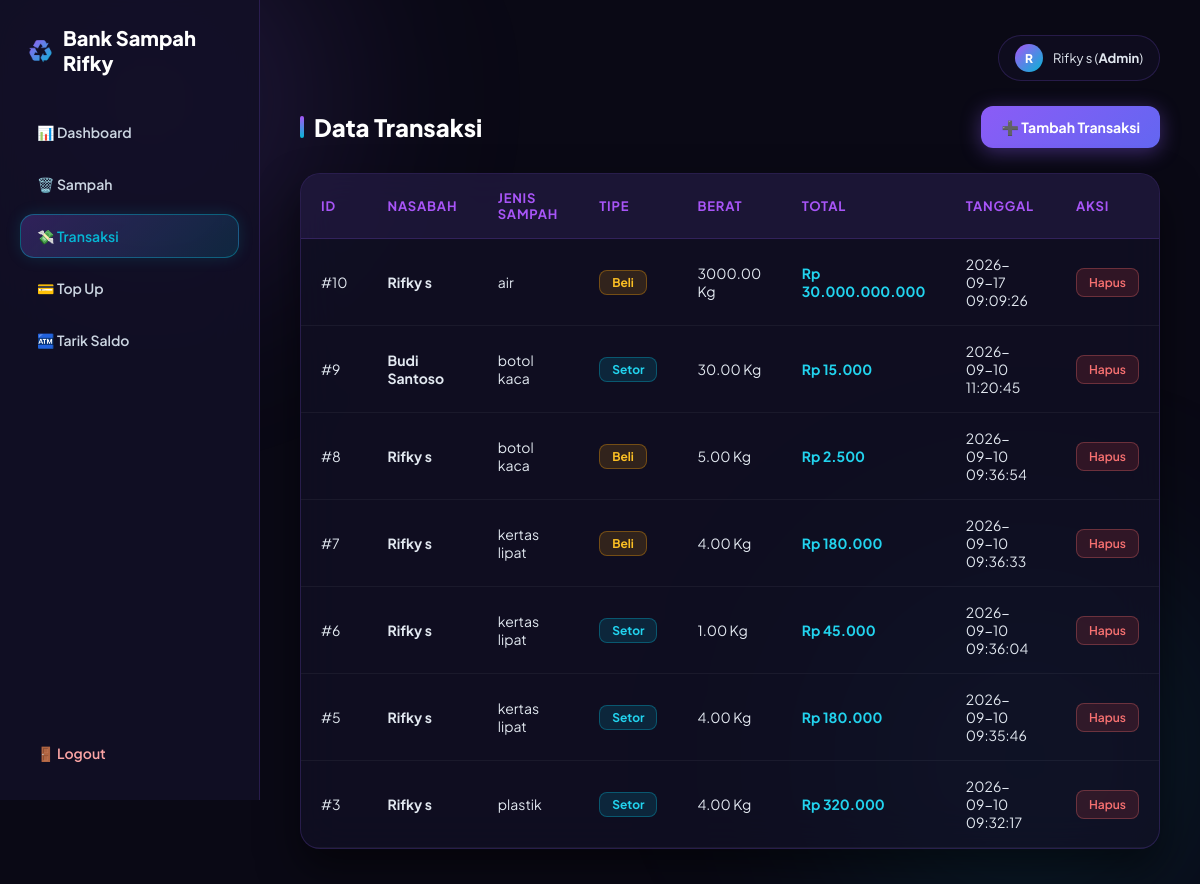
/transaksi/index.php (signed in), run on the app's committed database.
### tables this page shows
CREATE TABLE `transaksi` (
  `id_transaksi` int(11) NOT NULL,
  `id_user` int(11) NOT NULL,
  `id_sampah` int(11) NOT NULL,
  `tipe` enum('setor','tarik') NOT NULL DEFAULT 'setor',
  `berat_kg` decimal(10,2) NOT NULL,
  `total_rp` decimal(15,2) NOT NULL,
  `tanggal` datetime NOT NULL DEFAULT current_timestamp()
);

CREATE TABLE `users` (
  `id_user` int(11) NOT NULL,
  `nama` varchar(100) NOT NULL,
  `username` varchar(50) NOT NULL,
  `password` varchar(255) NOT NULL,
  `saldo` decimal(15,2) NOT NULL DEFAULT 0.00,
  `role` enum('admin','nasabah','siswa','guru','pengepul') NOT NULL DEFAULT 'siswa'
);

CREATE TABLE `sampah` (
  `Id_sampah` int(11) NOT NULL,
  `Jenis_sampah` varchar(100) NOT NULL,
  `Harga_per_kg` decimal(15,2) NOT NULL,
  `stok_kg` decimal(10,2) NOT NULL DEFAULT 0.00
);

### auth.php (called while the page is built, shortened)
<?php
function current_role(): string { return $_SESSION["role"] ?? ""; }
function is_admin(): bool { return current_role() === "admin"; }
function can(string $permission): bool {
    return in_array($permission, PERMISSIONS[current_role()] ?? [], true);
}
function e($s): string { return htmlspecialchars((string) $s, ENT_QUOTES, "UTF-8"); }
function rupiah($n): string { return "Rp " . number_format((float) $n, 0, ",", "."); }
function db_exec(mysqli $db, string $sql, string $types = "", array $params = []): mysqli_stmt {
    $stmt = mysqli_prepare($db, $sql);
    mysqli_stmt_execute($stmt);
    return $stmt;
}
function db_select(mysqli $db, string $sql, string $types = "", array $params = []) {
    return mysqli_stmt_get_result(db_exec($db, $sql, $types, $params));
}
require_once __DIR__ . "/layout.php";

### transaksi/index.php (the view, shortened to what this page needs)
<?php
require "../auth.php";
$admin = is_admin();
$sql = "SELECT t.*, u.nama, s.Jenis_sampah
        FROM transaksi t
        JOIN users u ON t.id_user = u.id_user
        JOIN sampah s ON t.id_sampah = s.Id_sampah";
$types  = "";
$params = [];
$sql .= " ORDER BY t.id_transaksi DESC";
$data = db_select($koneksi, $sql, $types, $params);
?>
        <div class="header-action">
            <h2><?= $admin ? "Data Transaksi" : "Riwayat Transaksi Saya" ?></h2>
            <?php if (can("setor") || can("beli")): ?>
                <a class="btn-tambah" href="tambah.php">➕ <?= $admin ? "Tambah Transaksi" : "Setor / Beli Sampah" ?></a>
            <?php endif; ?>
        </div>
        <div class="table-card">
            <table>
                <thead>
                    <tr>
                        <th>ID</th>
                        <?php if ($admin): ?><th>Nasabah</th><?php endif; ?>
                        <th>Jenis Sampah</th><th>Tipe</th><th>Berat</th><th>Total</th><th>Tanggal</th>
                        <?php if ($admin): ?><th>Aksi</th><?php endif; ?>
                    </tr>
                </thead>
                <tbody>
                    <?php $ada = false; while ($row = mysqli_fetch_assoc($data)): $ada = true; ?>
                    <tr>
                        <td>#<?= e($row["id_transaksi"]) ?></td>
                        <?php if ($admin): ?><td><strong><?= e($row["nama"]) ?></strong></td><?php endif; ?>
                        <td><?= e($row["Jenis_sampah"]) ?></td>
                        <td>
                            <span class="badge-tipe tipe-<?= e($row["tipe"]) ?>">
                                <?= $row["tipe"] === "setor" ? "Setor" : "Beli" ?>
                            </span>
                        </td>
                        <td><?= e($row["berat_kg"]) ?> Kg</td>
                        <td style="color: #22d3ee; font-weight: 700;"><?= rupiah($row["total_rp"]) ?></td>
                        <td><?= e($row["tanggal"]) ?></td>
                        <?php if ($admin): ?>
                        <td>
                            <a class="btn-hapus" href="hapus.php?id=<?= (int) $row["id_transaksi"] ?>" onclick="return confirm('Hapus data ini?')">Hapus</a>
                        </td>
                        <?php endif; ?>
                    </tr>
                    <?php endwhile; ?>
                </tbody>
            </table>
        </div>

### assets/style.css (style rules this page uses)
* { box-sizing: border-box; margin: 0; padding: 0; }
body { font-family: 'Plus Jakarta Sans', sans-serif; min-height: 100vh; background-color: #0a0915; color: #f1f5f9; display: flex; overflow-x: hidden; }
.header-action { display: flex; justify-content: space-between; align-items: center; margin-bottom: 25px; flex-wrap: wrap; gap: 15px; }
h2 { font-size: 24px; font-weight: 800; color: #ffffff; display: flex; align-items: center; gap: 10px; }
h2::before { content: ''; display: inline-block; width: 4px; height: 22px; background: linear-gradient(to bottom, #a855f7, #06b6d4); border-radius: 4px; }
.btn-tambah { display: inline-flex; align-items: center; gap: 6px; background: linear-gradient(135deg, #8b5cf6 0%, #6366f1 100%); color: #ffffff; text-decoration: none; padding: 12px 20px; border-radius: 12px; font-size: 14px; font-weight: 700; box-shadow: 0 4px 20px rgba(139, 92, 246, 0.4); transition: all 0.25s ease; }
.table-card { background: rgba(18, 16, 38, 0.7); backdrop-filter: blur(20px); border: 1px solid rgba(139, 92, 246, 0.2); border-radius: 20px; overflow: hidden; box-shadow: 0 20px 40px rgba(0, 0, 0, 0.5); }
table { width: 100%; border-collapse: collapse; text-align: left; }
th, td { padding: 16px 20px; }
th { background: rgba(139, 92, 246, 0.1); color: #a855f7; font-size: 13px; font-weight: 700; text-transform: uppercase; letter-spacing: 0.8px; border-bottom: 1px solid rgba(139, 92, 246, 0.2); }
td { color: #e2e8f0; font-size: 14px; border-bottom: 1px solid rgba(255, 255, 255, 0.05); }
.badge-status, .badge-tipe { display: inline-block; padding: 4px 12px; border-radius: 8px; font-size: 12px; font-weight: 700; text-transform: capitalize; }
.status-pending, .tipe-tarik { background: rgba(245, 158, 11, 0.15); border: 1px solid rgba(245, 158, 11, 0.35); color: #fbbf24; }
.status-disetujui, .status-sukses, .tipe-setor { background: rgba(6, 182, 212, 0.15); border: 1px solid rgba(6, 182, 212, 0.35); color: #22d3ee; }
.btn-setuju, .btn-tolak, .btn-hapus { display: inline-block; padding: 6px 12px; border-radius: 8px; font-size: 12px; font-weight: 600; font-family: inherit; text-decoration: none; cursor: pointer; transition: all 0.2s ease; }
.btn-hapus { background: rgba(239, 68, 68, 0.15); border: 1px solid rgba(248, 113, 113, 0.3); color: #f87171; }

### data on the page
transaksi: id_transaksi "10", id_user.nama "Rifky s", id_sampah.Jenis_sampah "air", tipe "Beli", berat_kg "3000.00", total_rp "Rp 30.000.000.000", tanggal "2026-09-17 09:09:26"
transaksi: id_transaksi "9", id_user.nama "Budi Santoso", id_sampah.Jenis_sampah "botol kaca", tipe "Setor", berat_kg "30.00", total_rp "Rp 15.000", tanggal "2026-09-10 11:20:45"
transaksi: id_transaksi "8", id_user.nama "Rifky s", id_sampah.Jenis_sampah "botol kaca", tipe "Beli", berat_kg "5.00", total_rp "Rp 2.500", tanggal "2026-09-10 09:36:54"
transaksi: id_transaksi "7", id_user.nama "Rifky s", id_sampah.Jenis_sampah "kertas lipat", tipe "Beli", berat_kg "4.00", total_rp "Rp 180.000", tanggal "2026-09-10 09:36:33"
transaksi: id_transaksi "6", id_user.nama "Rifky s", id_sampah.Jenis_sampah "kertas lipat", tipe "Setor", berat_kg "1.00", total_rp "Rp 45.000", tanggal "2026-09-10 09:36:04"
transaksi: id_transaksi "5", id_user.nama "Rifky s", id_sampah.Jenis_sampah "kertas lipat", tipe "Setor", berat_kg "4.00", total_rp "Rp 180.000", tanggal "2026-09-10 09:35:46"
transaksi: id_transaksi "3", id_user.nama "Rifky s", id_sampah.Jenis_sampah "plastik", tipe "Setor", berat_kg "4.00", total_rp "Rp 320.000", tanggal "2026-09-10 09:32:17"

### other printed values
$label "📊 Dashboard"
$label "🗑️ Sampah"
$label "💸 Transaksi"
$label "💳 Top Up"
$label "🏧 Tarik Saldo"
substr($nama, 0, 1) "R"
$nama "Rifky s"
$role "Admin"
